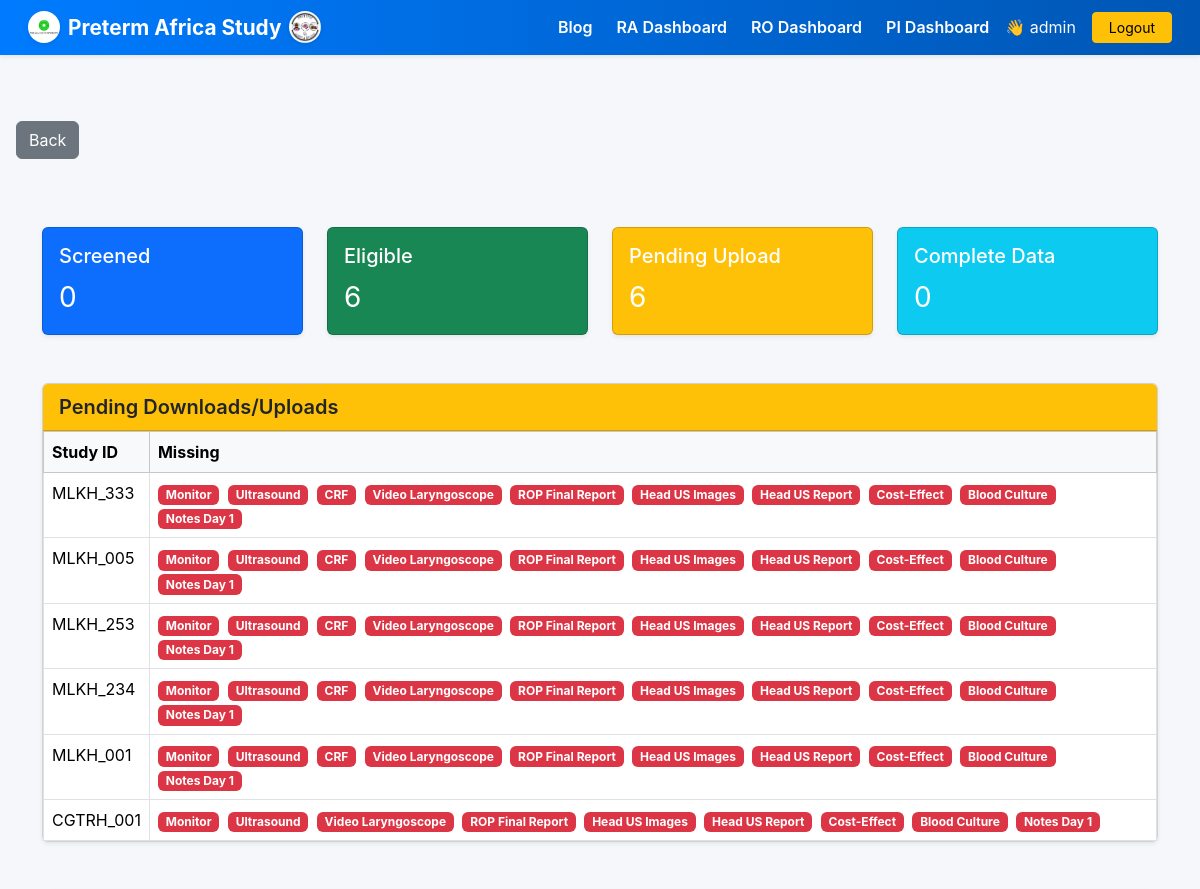
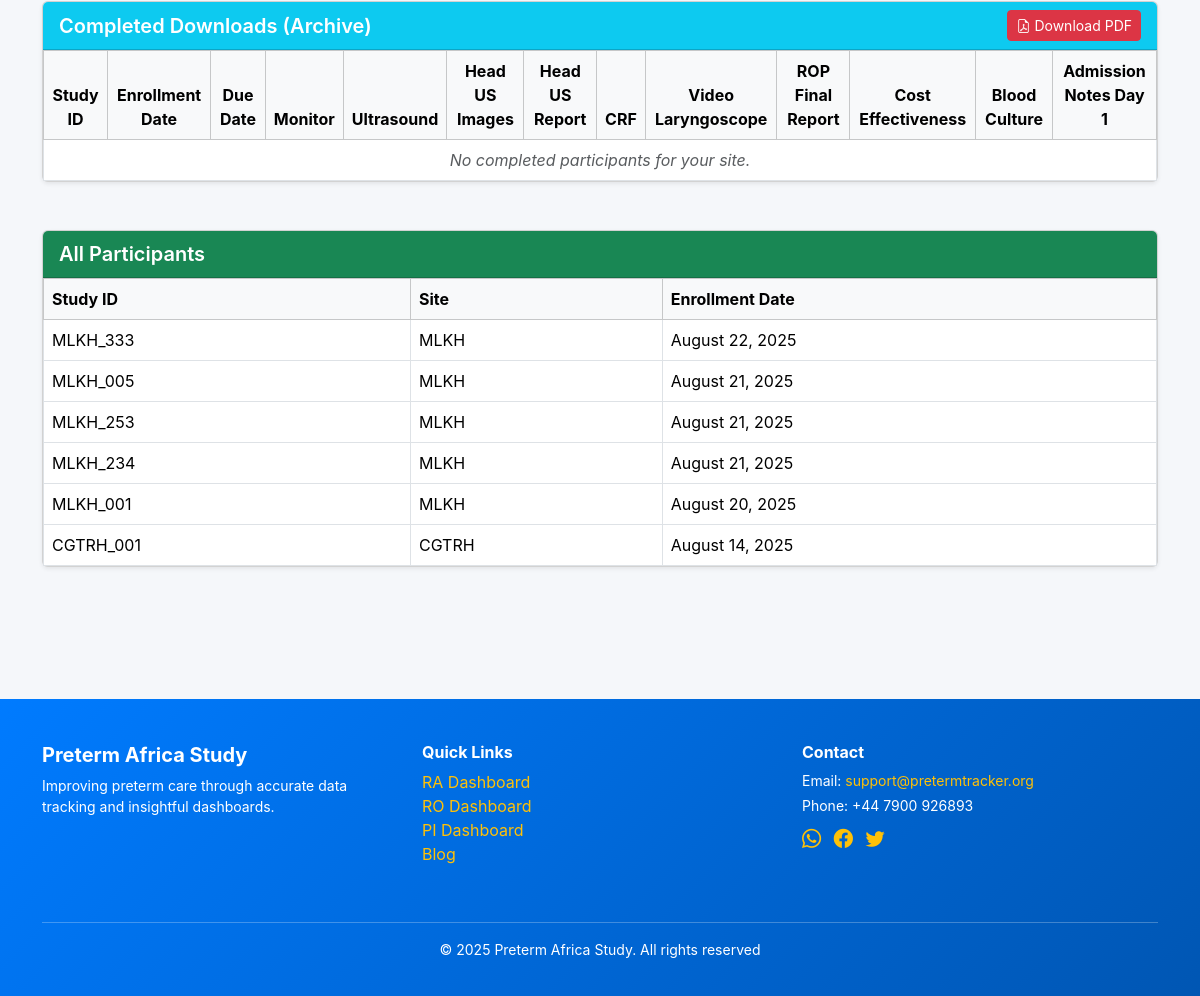
The page /choose-dashboard/ (signed in) on the database as committed earlier (2 pictures, top to bottom).
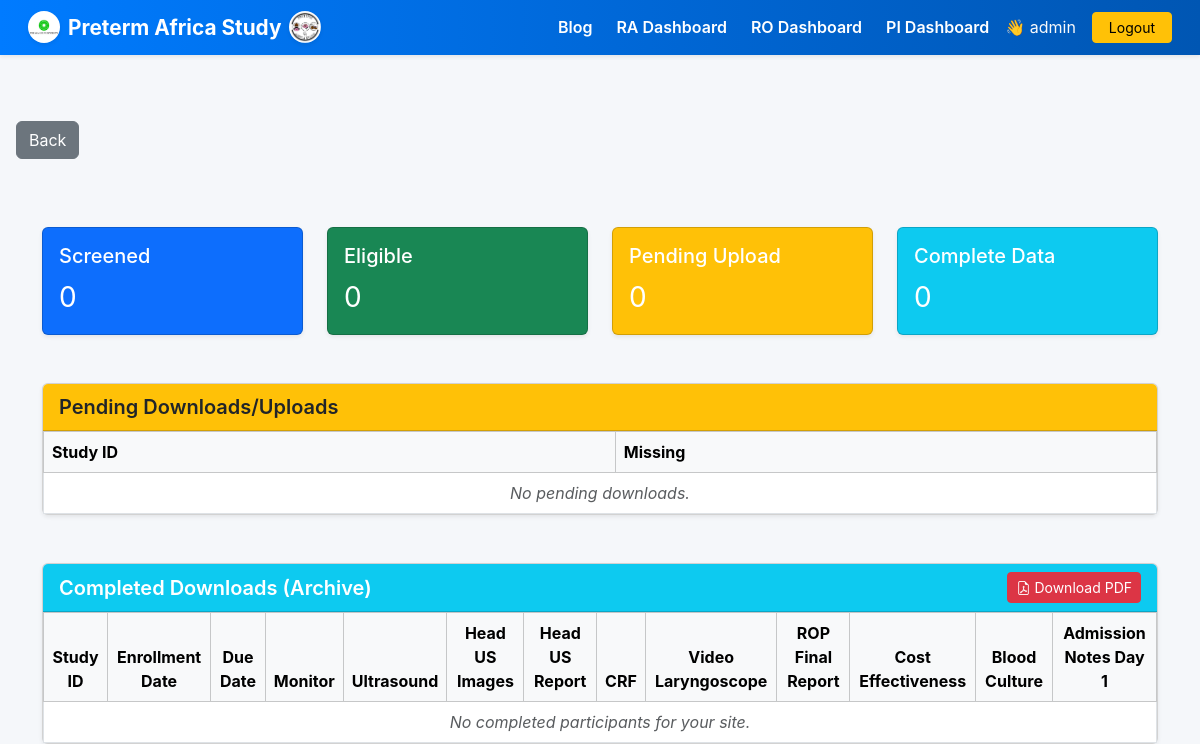
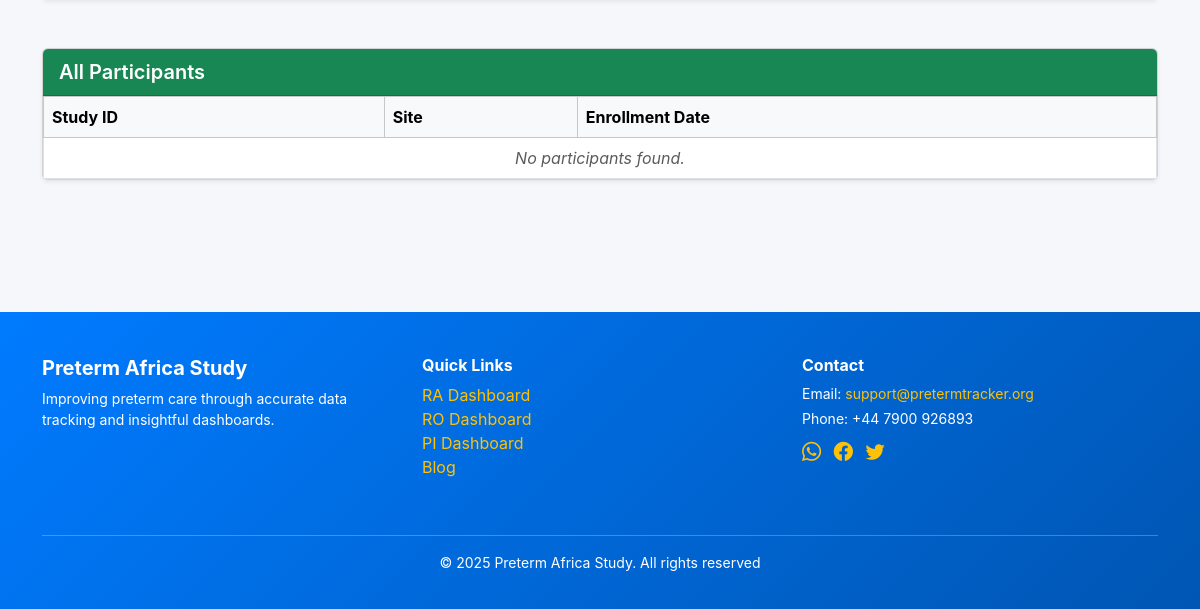
The same page on the database as committed later (2 pictures, top to bottom).
### tracking/models.py (models this page shows, shortened)
class CustomUser(AbstractUser):
    ROLE_CHOICES = (
        ('RA', 'Research Assistant'),
        ('RO', 'Research Officer'),
        ('AD', 'PI'),
    )
    role = models.CharField(max_length=2, choices=ROLE_CHOICES)
    site = models.ForeignKey(Site, on_delete=models.SET_NULL, null=True, blank=True)

class Participant(models.Model):
    site = models.ForeignKey(Site, on_delete=models.CASCADE)
    study_id = models.CharField(max_length=50, unique=True)
    enrollment_date = models.DateField(default=timezone.now)
    due_date = models.DateField(editable=False)
    monitor_downloaded = models.BooleanField(default=False)
    monitor_downloaded_at = models.DateTimeField(null=True, blank=True)
    monitor_downloaded_by = models.ForeignKey(
        'CustomUser', null=True, blank=True, on_delete=models.SET_NULL,
        related_name='monitor_downloads'
    )
    ultrasound_downloaded = models.BooleanField(default=False)
    ultrasound_downloaded_at = models.DateTimeField(null=True, blank=True)
    ultrasound_downloaded_by = models.ForeignKey(
        'CustomUser', null=True, blank=True, on_delete=models.SET_NULL,
        related_name='ultrasound_downloads'
    )
    monitor_downloaded_on = models.DateTimeField(null=True, blank=True)
    ultrasound_downloaded_on = models.DateTimeField(null=True, blank=True)
    case_report_form_uploaded = models.BooleanField(default=False)
    video_laryngoscope_uploaded = models.BooleanField(default=False)
    rop_final_report_uploaded = models.BooleanField(default=False)
    head_ultrasound_images_uploaded = models.BooleanField(default=False)
    head_ultrasound_report_uploaded = models.BooleanField(default=False)
    cost_effectiveness_data_uploaded = models.BooleanField(default=False)
    blood_culture_done = models.BooleanField(default=False)
    admission_notes_day1_uploaded = models.BooleanField(default=False)
    admission_notes_24hr_uploaded = models.BooleanField(default=False)
    vital_sign_monitoring_done = models.BooleanField(default=False)
    date_of_birth = models.DateField(null=True, blank=True)
    screening_session = models.ForeignKey(
        ScreeningSession,
        on_delete=models.CASCADE,
        null=True,
        blank=True,  # allow empty for older participants
    )
    number_screened = models.IntegerField(default=0)
    number_eligible = models.IntegerField(default=0)
    created_at = models.DateTimeField(auto_now_add=True)
    class Meta:
        ordering = ['-enrollment_date']

class Site(models.Model):
    name = models.CharField(max_length=100, unique=True)

### tracking/views.py (the view)
# urls.py: path('choose-dashboard/', views.choose_dashboard, name='choose_dashboard'),
@login_required
def choose_dashboard(request):
    if request.user.role not in ['AD', 'RO'] and not request.user.is_superuser:
        return render(
            request,
            'tracking/forbidden.html',
            {'message': "Only PIs or superusers can access this page."}
        )
    if request.user.is_superuser:
        participants = Participant.objects.all()
    else:
        participants = get_user_participants(request.user)
    pending = pending_participants(participants)
    completed = completed_participants(participants)
    number_screened = participants.aggregate(total_screened=Sum('number_screened'))['total_screened'] or 0
    return render(
        request,
        'tracking/choose_dashboard.html',
        {
            'participants': participants,
            'pending': pending,
            'completed': completed,
            'number_screened': number_screened
        }
    )

### tracking/views.py (called while the page is built)
def completed_participants(participants):
    completed = []
    for p in participants:
        if all([
            p.monitor_downloaded, p.ultrasound_downloaded, p.case_report_form_uploaded,
            p.video_laryngoscope_uploaded, p.rop_final_report_uploaded,
            p.head_ultrasound_images_uploaded, p.head_ultrasound_report_uploaded,
            p.cost_effectiveness_data_uploaded, p.blood_culture_done,
            p.admission_notes_day1_uploaded
        ]):
            completed.append(p)
    return completed

### tracking/templates/tracking/choose_dashboard.html
{% extends "tracking/base.html" %}
{% load static %}
{% block content %}
<div class="container mt-5 mb-5">
  <div class="row mb-5 g-4">
    <div class="col-md-3">
      <div class="card text-white bg-primary shadow-sm">
        <div class="card-body">
          <h5 class="card-title">Screened</h5>
          <p class="card-text fs-3">{{ number_screened }}</p>
        </div>
      </div>
    </div>
    <div class="col-md-3">
      <div class="card text-white bg-success shadow-sm">
        <div class="card-body">
          <h5 class="card-title">Eligible</h5>
          <p class="card-text fs-3">{{ participants|length }}</p>
        </div>
      </div>
    </div>
    <div class="col-md-3">
      <div class="card text-white bg-warning shadow-sm">
        <div class="card-body">
          <h5 class="card-title">Pending Upload</h5>
          <p class="card-text fs-3">{{ pending|length }}</p>
        </div>
      </div>
    </div>
    <div class="col-md-3">
      <div class="card text-white bg-info shadow-sm">
        <div class="card-body">
          <h5 class="card-title">Complete Data</h5>
          <p class="card-text fs-3">{{ completed|length }}</p>
        </div>
      </div>
    </div>
  </div>
  <div class="card mb-5 shadow-sm">
    <div class="card-header bg-warning text-dark fw-semibold fs-5">Pending Downloads/Uploads</div>
    <div class="table-responsive">
      <table class="table table-bordered table-hover mb-0">
        <thead class="table-light">
          <tr>
            <th>Study ID</th>
            <th>Missing</th>
          </tr>
        </thead>
        <tbody>
          {% for item in pending %}
          <tr>
            <td>{{ item.participant.study_id }}</td>
            <td>
              {% for missing_field in item.missing %}
                <span class="badge bg-danger me-1">{{ missing_field }}</span>
              {% endfor %}
            </td>
          </tr>
          {% empty %}
          <tr>
            <td colspan="2" class="text-center text-muted fst-italic">No pending downloads.</td>
          </tr>
          {% endfor %}
        </tbody>
      </table>
    </div>
  </div>
  <div class="card shadow-sm mb-5">
    <div class="card-header bg-info text-white fw-semibold fs-5 d-flex justify-content-between align-items-center">
      <span>Completed Downloads (Archive)</span>
      <a href="{% url 'tracking:download_completed_pdf' %}" class="btn btn-danger btn-sm">
        <i class="bi bi-file-earmark-pdf"></i> Download PDF
      </a>
    </div>
    <div class="table-responsive">
      <table class="table table-bordered table-hover mb-0 text-center">
        <thead class="table-light">
          <tr>
            <th>Study ID</th>
            <th>Enrollment Date</th>
            <th>Due Date</th>
            <th>Monitor</th>
            <th>Ultrasound</th>
            <th>Head US Images</th>
            <th>Head US Report</th>
            <th>CRF</th>
            <th>Video Laryngoscope</th>
            <th>ROP Final Report</th>
            <th>Cost Effectiveness</th>
            <th>Blood Culture</th>
            <th>Admission Notes Day 1</th>
          </tr>
        </thead>
        <tbody>
          {% for p in completed %}
          <tr>
            <td>{{ p.study_id }}</td>
            <td>{{ p.enrollment_date|date:"M d, Y" }}</td>
            <td>{{ p.due_date|date:"M d, Y" }}</td>
            <td>{% if p.monitor_downloaded %}✅{% endif %}</td>
            <td>{% if p.ultrasound_downloaded %}✅{% endif %}</td>
            <td>{% if p.head_ultrasound_images_uploaded %}✅{% endif %}</td>
            <td>{% if p.head_ultrasound_report_uploaded %}✅{% endif %}</td>
            <td>{% if p.case_report_form_uploaded %}✅{% endif %}</td>
            <td>{% if p.video_laryngoscope_uploaded %}✅{% endif %}</td>
            <td>{% if p.rop_final_report_uploaded %}✅{% endif %}</td>
            <td>{% if p.cost_effectiveness_data_uploaded %}✅{% endif %}</td>
            <td>{% if p.blood_culture_done %}✅{% endif %}</td>
            <td>{% if p.admission_notes_day1_uploaded %}✅{% endif %}</td>
          </tr>
          {% empty %}
          <tr>
            <td colspan="13" class="text-center text-muted fst-italic">No completed participants for your site.</td>
          </tr>
          {% endfor %}
        </tbody>
      </table>
    </div>
  </div>
  <div class="card mb-5 shadow-sm">
    <div class="card-header bg-success text-white fw-semibold fs-5">All Participants</div>
    <div class="table-responsive">
      <table class="table table-bordered table-hover mb-0">
        <thead class="table-light">
          <tr>
            <th>Study ID</th>
            <th>Site</th>
            <th>Enrollment Date</th>
          </tr>
        </thead>
        <tbody>
          {% for p in participants %}
          <tr>
            <td>{{ p.study_id }}</td>
            <td>{{ p.site.name }}</td>
            <td>{{ p.enrollment_date|date:"F j, Y" }}</td>
          </tr>
          {% empty %}
          <tr>
            <td colspan="3" class="text-center text-muted fst-italic">No participants found.</td>
          </tr>
          {% endfor %}
        </tbody>
      </table>
    </div>
  </div>
</div>
{% endblock %}

### tracking/templates/tracking/base.html (shortened to what this page needs)
{% load static %}
<!DOCTYPE html>
<html lang="en">
<head>
    <link href="https://cdn.jsdelivr.net/npm/bootstrap@5.3.2/dist/css/bootstrap.min.css" rel="stylesheet">
    <link rel="stylesheet" href="https://cdn.jsdelivr.net/npm/bootstrap-icons@1.10.5/font/bootstrap-icons.css">
    <link rel="stylesheet" href="{% static 'css/styles.css' %}">
</head>
<body>
<nav class="navbar navbar-expand-lg navbar-dark shadow-sm fixed-top">
    <div class="container-fluid">
        <a class="navbar-brand" href="{% url 'tracking:ra_dashboard' %}">
            <img src="{% static 'images/logo.jpg' %}" alt="Logo" class="rounded-circle shadow-sm">
            <span>Preterm Africa Study</span>
            <img src="{% static 'images/partner_logo.png' %}" alt="Partner Logo" class="rounded-circle shadow-sm">
        </a>
        <div class="collapse navbar-collapse" id="navbarNav">
            <ul class="navbar-nav ms-auto align-items-center">
                <li class="nav-item me-2">
                    <a class="nav-link text-white fw-semibold" href="{% url 'tracking:blog' %}">Blog</a>
                </li>
                {% if user.is_authenticated %}
                    <li class="nav-item me-2">
                        <a class="nav-link text-white fw-semibold" href="{% url 'tracking:ra_dashboard' %}">RA Dashboard</a>
                    </li>
                    <li class="nav-item me-2">
                        <a class="nav-link text-white fw-semibold" href="{% url 'tracking:ro_dashboard' %}">RO Dashboard</a>
                    </li>
                    {% if user.role == 'AD' or user.is_superuser %}
                        <li class="nav-item me-2">
                            <a class="nav-link text-white fw-semibold" href="{% url 'tracking:choose_dashboard' %}">PI Dashboard</a>
                        </li>
                    {% endif %}
                    <li class="nav-item me-3">
                        <span class="navbar-text text-light">👋 {{ user.get_full_name|default:user.username }}</span>
                    </li>
                    <li class="nav-item">
                        <a class="btn btn-warning btn-sm px-3" href="{% url 'tracking:custom_logout_view' %}">Logout</a>
                    </li>
                {% else %}
                    <li class="nav-item">
                        <a class="btn btn-light btn-sm px-3" href="{% url 'tracking:ra_login' %}">Login</a>
                    </li>
                {% endif %}
            </ul>
        </div>
    </div>
</nav>
<div class="container">
</div>
<div class="content-wrapper">
    {% block back_button %}
        <div class="mb-3">
            {% include "tracking/components/back_button.html" %}
        </div>
    {% endblock %}
    {% block content %}{% endblock %}
</div>
<footer>
    <div class="container">
        <div class="row text-center text-md-start">
            <div class="col-md-4 mb-4">
                <h5 class="fw-bold">Preterm Africa Study</h5>
                <p class="small">Improving preterm care through accurate data tracking and insightful dashboards.</p>
            </div>
            <div class="col-md-4 mb-4">
                <h6 class="fw-bold">Quick Links</h6>
                <ul class="list-unstyled">
                    <li><a href="{% url 'tracking:ra_dashboard' %}">RA Dashboard</a></li>
                    <li><a href="{% url 'tracking:ro_dashboard' %}">RO Dashboard</a></li>
                    <li><a href="{% url 'tracking:choose_dashboard' %}">PI Dashboard</a></li>
                    <li><a href="{% url 'tracking:blog' %}">Blog</a></li>
                </ul>
            </div>
            <div class="col-md-4 mb-4">
                <h6 class="fw-bold">Contact</h6>
                <p class="small mb-1">Email: <a href="mailto:support@pretermtracker.org">support@pretermtracker.org</a></p>
                <p class="small mb-1">Phone: +44 7900 926893</p>
                <div class="footer-social mt-2">
                    <a href="https://wa.me/447900926893" target="_blank"><i class="bi bi-whatsapp"></i></a>
                    <a href="#"><i class="bi bi-facebook"></i></a>
                    <a href="#"><i class="bi bi-twitter"></i></a>
                </div>
            </div>
        </div>
        <hr class="bg-white">
        <div class="row">
            <div class="col text-center small">&copy; {% now "Y" %} Preterm Africa Study. All rights reserved</div>
        </div>
    </div>
</footer>
</body>
</html>

### tracking/templates/tracking/components/back_button.html
{% if request and request.user.is_authenticated %}
    {% if request.user.role == "AD" %}
        <a href="{% url 'tracking:choose_dashboard' %}" class="btn btn-secondary mt-3">Back</a>
    {% elif request.user.role == "RA" %}
        <a href="{% url 'tracking:ra_dashboard' %}" class="btn btn-secondary mt-3">Back</a>
    {% elif request.user.role == "RO" %}
        <a href="{% url 'tracking:ro_dashboard' %}" class="btn btn-secondary mt-3">Back</a>
    {% else %}
        <a href="javascript:history.back()" class="btn btn-secondary mt-3">Back</a>
    {% endif %}
{% else %}
    <a href="javascript:history.back()" class="btn btn-secondary mt-3">Back</a>
{% endif %}

### static/css/styles.css (style rules this page uses)
body { background-color: #f9fafb; min-height: 100vh; margin: 0; padding: 0; font-family: Arial, sans-serif; }
.container { padding-top: 20px; padding-bottom: 20px; }

### tracking/templates/tracking/base.html (style rules this page uses)
body { font-family: 'Inter', 'Segoe UI', sans-serif; background-color: #f5f7fa; color: #333; padding-top: 65px; }
nav.navbar { background: linear-gradient(90deg, #007bff, #0056b3); padding: 0.4rem 1rem !important; }
nav .navbar-brand { font-weight: 700; font-size: 1.3rem; display: flex; align-items: center; gap: 0.5rem; }
nav .navbar-brand img { height: 32px; }
nav .nav-link { font-weight: 500; transition: color 0.2s ease, transform 0.2s ease; }
.content-wrapper { max-width: 1200px; margin: auto; padding: 0 1rem 1rem 1rem; }
footer { background: linear-gradient(135deg, #007bff, #0056b3); color: #fff; padding: 1.5rem 0 1rem; }
footer a { color: #ffc107; text-decoration: none; transition: color 0.2s ease; }
footer hr { border-top: 1px solid rgba(255,255,255,0.3); }
.footer-social a { font-size: 1.2rem; margin-right: 0.5rem; }

Rows that differ between the two databases and show on the page:
removed Participant: participant.study_id "MLKH_333", missing "Monitor" "Ultrasound" "CRF" "Video Laryngoscope" "ROP Final Report" "Head US Images" "Head US Report" "Cost-Effect" "Blood Culture" "Notes Day 1", study_id "MLKH_333", site.name "MLKH", enrollment_date "August 22, 2025"
removed Participant: participant.study_id "MLKH_005", missing "Monitor" "Ultrasound" "CRF" "Video Laryngoscope" "ROP Final Report" "Head US Images" "Head US Report" "Cost-Effect" "Blood Culture" "Notes Day 1", study_id "MLKH_005", site.name "MLKH", enrollment_date "August 21, 2025"
removed Participant: participant.study_id "MLKH_253", missing "Monitor" "Ultrasound" "CRF" "Video Laryngoscope" "ROP Final Report" "Head US Images" "Head US Report" "Cost-Effect" "Blood Culture" "Notes Day 1", study_id "MLKH_253", site.name "MLKH", enrollment_date "August 21, 2025"
removed Participant: participant.study_id "MLKH_234", missing "Monitor" "Ultrasound" "CRF" "Video Laryngoscope" "ROP Final Report" "Head US Images" "Head US Report" "Cost-Effect" "Blood Culture" "Notes Day 1", study_id "MLKH_234", site.name "MLKH", enrollment_date "August 21, 2025"
removed Participant: participant.study_id "MLKH_001", missing "Monitor" "Ultrasound" "CRF" "Video Laryngoscope" "ROP Final Report" "Head US Images" "Head US Report" "Cost-Effect" "Blood Culture" "Notes Day 1", study_id "MLKH_001", site.name "MLKH", enrollment_date "August 20, 2025"
removed Participant: participant.study_id "CGTRH_001", missing "Monitor" "Ultrasound" "Video Laryngoscope" "ROP Final Report" "Head US Images" "Head US Report" "Cost-Effect" "Blood Culture" "Notes Day 1", study_id "CGTRH_001", site.name "CGTRH", enrollment_date "August 14, 2025"
Other text that changed with them:
{{ participants|length }}: "6" → "0"
{{ pending|length }}: "6" → "0"
text now shown: "No pending downloads. No participants found."
